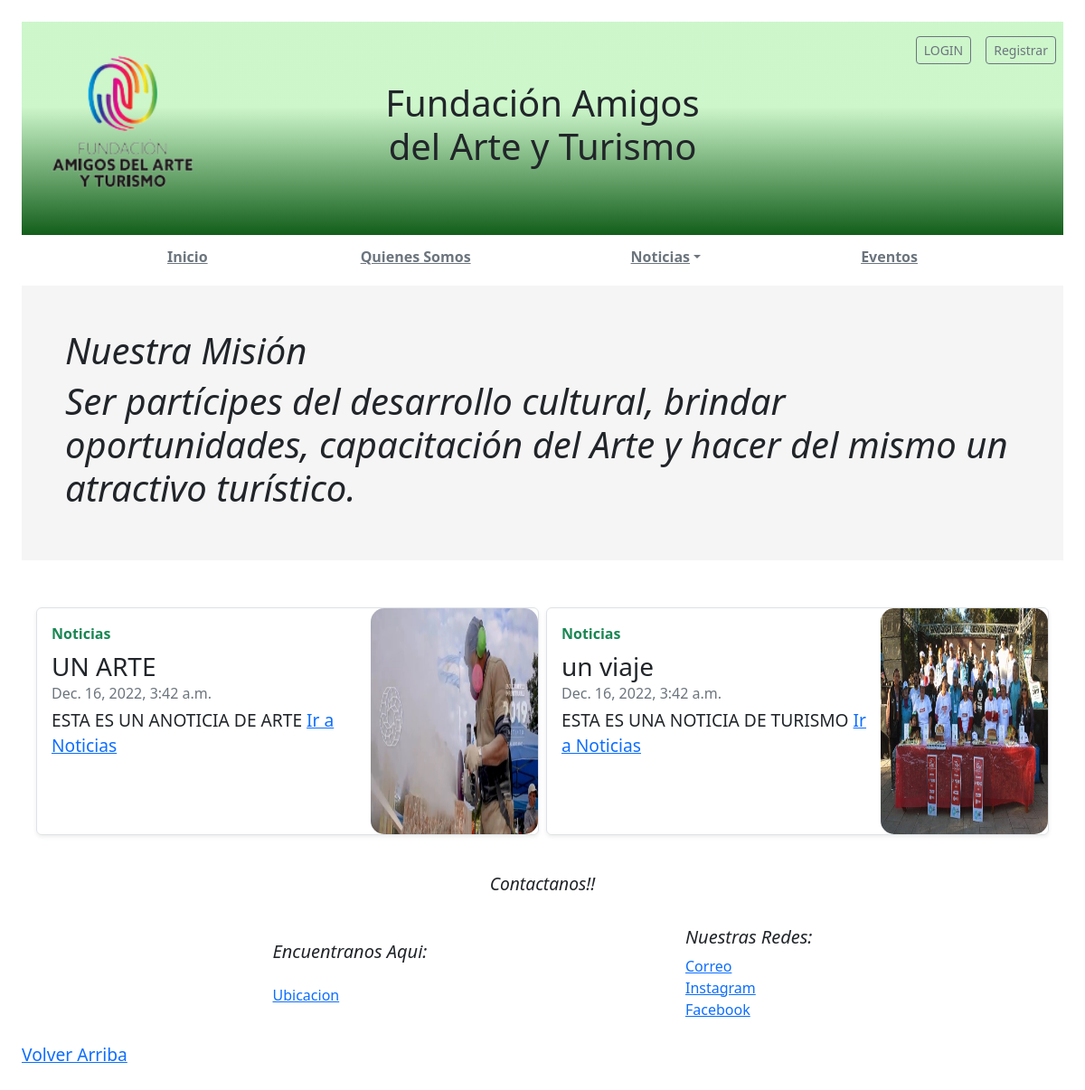
Before: / with the older database file.
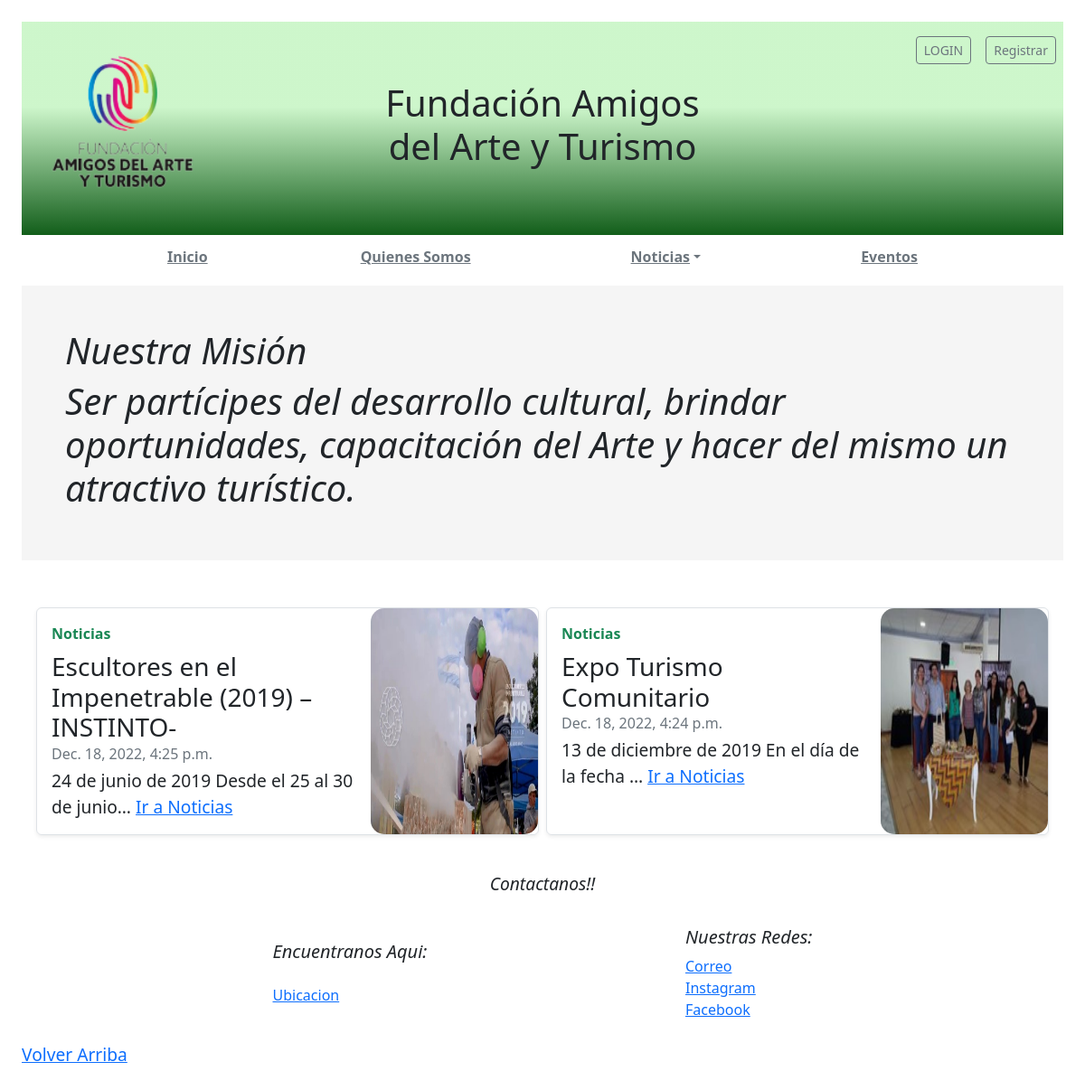
After: the same page with the newer database file.
### apps/noticias/models.py (models this page shows, shortened)
class Post(models.Model):
    titulo = models.CharField(max_length=100)
    contenido = models.TextField(blank=True, null=True)
    imagen = models.ImageField(null=True, blank=True, upload_to='static/img/')
    fecha = models.DateTimeField(auto_now_add=True)
    categoria = models.ForeignKey(Categoria, on_delete = models.CASCADE)

### blog/views.py (the view)
# urls.py: 2. Add a URL to urlpatterns:  path('', Home.as_view(), name='home')
def Home (request):
    posts = Post.objects.all().order_by('-fecha')[:2]
    return render( request, 'Home.html', { 'ultima_noticias': posts})

### templates/Home.html
{% extends 'basetemplate.html'%}
{% load static%}
{%block contenido%}
<main >
    <div class="banner">
        <div class="p-4 p-md-5 mb-4 rounded"  >
        <div class="col-md-12 px-0">
            <h1 class="display-12 fst-italic"> Nuestra Misión</h1>
        <h1 class="display-12 fst-italic">Ser partícipes del desarrollo cultural, brindar oportunidades, capacitación del Arte y hacer del mismo un atractivo turístico.</h1>
        </div>
        </div>
    </div>
    <div class="row pb-4 p-4">
    {% for post in ultima_noticias %}
    <div class="p-1 p-md-6  col-6">
        <div class="row g-0 border rounded overflow-hidden flex-md-row mb-1 shadow-sm h-md-250 position-relative">
        <div class="col-md-8 p-3 d-flex flex-column position-static">
            <strong class="d-inline-block mb-2 text-success">Noticias</strong>
            <h3 class="mb-0">{{post.titulo}}</h3>
            <div class="mb-1 text-muted">{{ post.fecha }}</div>
            <p class="mb-auto">{{ post.contenido | truncatechars:50|safe }} <span>
                {% if post.categoria.id == 1%}
                    <a href="{% url 'noticias:listararte.html'%}" class="stretched-link">Ir a Noticias</a>
                {% else %}
                <a href="{% url 'noticias:listarturismo.html'%}" class="stretched-link">Ir a Noticias</a>
                {% endif %}
            </span></p>
        </div>
        <div class="col-4 d-none d-lg-block">
            <img src="{{ post.imagen.url }}" class="card-img-top" max-width="300px" height="250px" style="border-radius: 15px; padding-top: 0px;">
        </div>
        </div>
    </div>
    {%endfor%}
    </div>
{%endblock contenido%}

### templates/basetemplate.html (shortened to what this page needs)
{% load static%}
    <!doctype html>
    <html lang="EN">
    <head>
        <link rel="stylesheet" href="{%static 'css/Quienes.css'%}">
    <link href="https://getbootstrap.com/docs/5.2/dist/css/bootstrap.min.css" rel="stylesheet">
        <link href="https://getbootstrap.com/docs/5.2/examples/blog/blog.css" rel="stylesheet">
    </head>
<body class="m-4">
    <div class="banner3">
        <header class="blog-header lh-1 py-3">
            <div class="row flex-nowrap justify-content-between align-items-center">
                <div class="col-4 pt-1 ">
                    <img class="logo" width= 220px height= 200px src="{% static 'img/logo4.png'%}"></img>
                </div>
                <div class="col-4 text-center">
                    <h1 class="blog-header-logo text-dark">Fundación Amigos del Arte y Turismo </h1>
                </div>
                <div class="col-4 d-flex justify-content-end align-self-start g-col-4">
                    {% if user.is_authenticated %}
                        <strong>Hola {{ user.username }}</strong>
			                <a class="btn btn-sm btn-outline-secondary" href="{% url 'logout' %}">LOGOUT</a>
		            {% else %}
                            <a class="btn btn-sm btn-outline-secondary mx-2" href="{% url 'login' %}">LOGIN</a>
                            <a class="btn btn-sm btn-outline-secondary mx-2" href="{% url 'usuarios:registro' %}">Registrar</a>
		            {% endif %}
                </div>
            </div>
        </header>
    </div>
    <div class="navbar-nav py-1 mb-2">
        <nav class="nav d-flex justify-content-between">
                <a class="p-2 link-secondary" href="{% url 'Home'%}"><b>Inicio</b></a>
                <a class="p-2 link-secondary" href="{% url 'Quienes'%}"><b>Quienes Somos</b></a>
                <div class="dropdown p-2">
                    <a class="p-2 link-secondary dropdown-toggle" data-bs-toggle="dropdown" href=""><b>Noticias</b></a>
                </div>
                <a class="p-2 link-secondary" href="{% url 'eventos:listareventos.html'%}"><b>Eventos</b></a>
        </nav>
    </div>
    {% block contenido%}
    {% endblock contenido%}
        <footer class="blog-footer">
            <div class="p-2 contacto">
                <p class="fst-italic">Contactanos!! </p>
            </div>
            <div class="contenedorfooter">
                <div class="p-2 ubicacion">
                    <h5 class="fst-italic">Encuentranos Aqui:</h5>
                    <ol class="list-unstyled">
                        <li><a href="https://www.google.com.ar/maps/place/Fundaci%C3%B3n+Amigos+del+Arte+y+Turismo/@-25.9456008,-60.6207856,19z/data=!4m5!3m4!1s0x94404cfba5224f0b:0xbe1797f5f1777f83!8m2!3d-25.9455663!4d-60.6203754?hl=es">Ubicacion</a></li>
                    </ol>
                </div>
            <div class="p-2 redes">
                <h5 class="fst-italic">Nuestras Redes:</h5>
            <ol class="list-unstyled">
                <li><a href="mailto:info@amigosdelarteyturismo.org">Correo</a></li>
                <li><a href="https://www.instagram.com/escultoresenelimpenetrable/" target="_blank">Instagram</a></li>
                <li><a href="https://www.facebook.com/EscultoresenelImpenetrable">Facebook</a></li>
            </ol>
            </div>
            </div>
            <p>
            <a href="#" >Volver Arriba</a>
            </p>
        </footer>
            </body>
        </html>

### static/css/Quienes.css (style rules this page uses)
p { font-size: larger; }
.banner3 { background: rgb(142,235,137); background: linear-gradient(180deg, rgba(142,235,137,0.44021358543417366) 40%, rgba(18,94,26,1) 100%); }
.banner { background: whitesmoke; }
.contenedorfooter { display: flex !important; flex-wrap: nowrap; justify-content: space-evenly; }
.p-2.contacto { display: flex !important; flex-wrap: nowrap; justify-content: space-evenly; }
.p-2.ubicacion { display: flex !important; flex-direction: column; flex-wrap: nowrap; justify-content: space-evenly; }
.p-2.redes { display: flex !important; flex-direction: column; flex-wrap: nowrap; justify-content: space-evenly; }
body { margin: 0; padding: 0; }

Changed rows visible on the page:
removed Post: titulo "UN ARTE", fecha "Dec. 16, 2022, 3:42 a.m.", contenido "ESTA ES UN ANOTICIA DE ARTE", shows "Ir a Noticias", imagen (picture)
removed Post: titulo "un viaje", fecha "Dec. 16, 2022, 3:42 a.m.", contenido "ESTA ES UNA NOTICIA DE TURISMO", shows "Ir a Noticias", imagen (picture)
added Post: titulo "Escultores en el Impenetrable (2019) –INSTINTO-", fecha "Dec. 18, 2022, 4:25 p.m.", contenido "24 de junio de 2019 Desde el 25 al 30 de junio…", shows "Ir a Noticias", imagen (picture)
added Post: titulo "Expo Turismo Comunitario", fecha "Dec. 18, 2022, 4:24 p.m.", contenido "13 de diciembre de 2019 En el día de la fecha …", shows "Ir a Noticias", imagen (picture)
